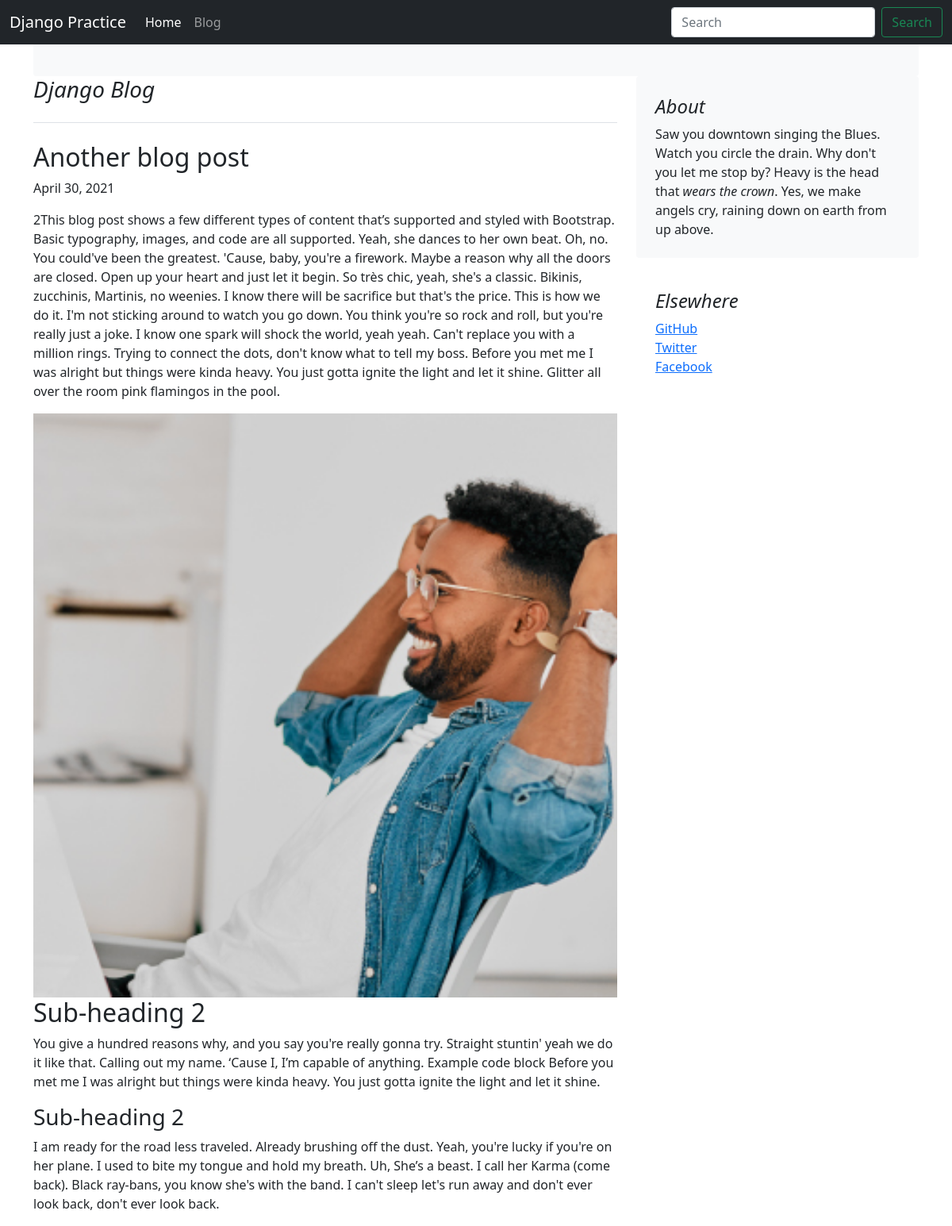
The app's page /blog/blogpost/2 with its own data.
### blog/models.py (models this page shows, shortened)
class Blogpost(models.Model):
    PosttId = models.AutoField(primary_key=True)
    MainHeading = models.CharField(max_length=500)
    MainDes = models.CharField(max_length=10000)
    SubHeading1 = models.CharField(max_length=100,default = '')
    SubDes1 = models.CharField(max_length=500, default = '')
    SubHeading2 = models.CharField(max_length=100, default = '')
    SubDes2 = models.CharField(max_length=500, default = '')
    PostDate = models.DateField(auto_now_add=True)
    image= models.ImageField(upload_to="blog",default="")

### blog/views.py (the view)
# urls.py: path("blogpost/<int:post_id>", views.blogpost, name='Blogpost')
def blogpost(request,post_id):
    vPost = Blogpost.objects.filter(PosttId = post_id)
    return render(request,'Blog/blogpost.html', {'vPost': vPost[0]})

### templates/Blog/blogpost.html (shortened to what this page needs)
{% extends "blog/base.html" %}  {% block body %}
<div class="container">
  <div class="row">
    <div class="col-md-8">
      <h3 class="pb-4 mb-4 fst-italic border-bottom">Django Blog</h3>
      <article class="blog-post">
        <h2 class="blog-post-title">{{vPost.MainHeading}}</h2>
        <p class="blog-post-meta">{{vPost.PostDate}}</p>
        <p>{{vPost.MainDes}}</p>
        <div class="postimg">
          <img src="{{vPost.image.url}}" alt="" />
        </div>
        <h2>{{vPost.SubHeading1}}</h2>
        <p>{{vPost.SubDes1}}</p>
        <h3>{{vPost.SubHeading2}}</h3>
        <p>{{vPost.SubDes2}}</p>
      </article>
    </div>
    <div class="col-md-4">
      <div class="p-4 mb-3 bg-light rounded">
        <h4 class="fst-italic">About</h4>
        <p class="mb-0">
          Saw you downtown singing the Blues. Watch you circle the drain. Why
          don't you let me stop by? Heavy is the head that
          <em>wears the crown</em>. Yes, we make angels cry, raining down on
          earth from up above.
        </p>
      </div>
      <div class="p-4">
        <h4 class="fst-italic">Elsewhere</h4>
        <ol class="list-unstyled">
          <li><a href="#">GitHub</a></li>
          <li><a href="#">Twitter</a></li>
          <li><a href="#">Facebook</a></li>
        </ol>
      </div>
    </div>
  </div>
</div>
{% endblock %}

### templates/Blog/blogpost.html (style rules this page uses)
.postimg { width: 100%; }
.postimg img { width: 100%; }

### records on screen
Blogpost: MainHeading "Another blog post", PostDate "April 30, 2021", MainDes "2This blog post shows a few different types of content that’s supported and styled with Bootstrap. Basic typography, images, and code are all supported. Yeah, she dances to her own beat. Oh, no. You could've been the greatest. 'Cause, baby, you're a firework. Maybe a reason why all the doors are closed. Open up your heart and just let it begin. So très chic, yeah, she's a classic. Bikinis, zucchinis, Martinis, no weenies. I know there will be sacrifice but that's the price. This is how we do it. I'm not sticking around to watch you go down. You think you're so rock and roll, but you're really just a joke. I know one spark will shock the world, yeah yeah. Can't replace you with a million…", image (picture), SubHeading1 "Sub-heading 2", SubDes1 "You give a hundred reasons why, and you say you're really gonna try. Straight stuntin' yeah we do it like that. Calling out my name. ‘Cause I, I’m capable of anything. Example code block Before you met me I was alright but things were kinda heavy. You just gotta ignite the light and let it shine.", SubHeading2 "Sub-heading 2", SubDes2 "I am ready for the road less traveled. Already brushing off the dust. Yeah, you're lucky if you're on her plane. I used to bite my tongue and hold my breath. Uh, She’s a beast. I call her Karma (come back). Black ray-bans, you know she's with the band. I can't sleep let's run away and don't ever look back, don't ever look back."
